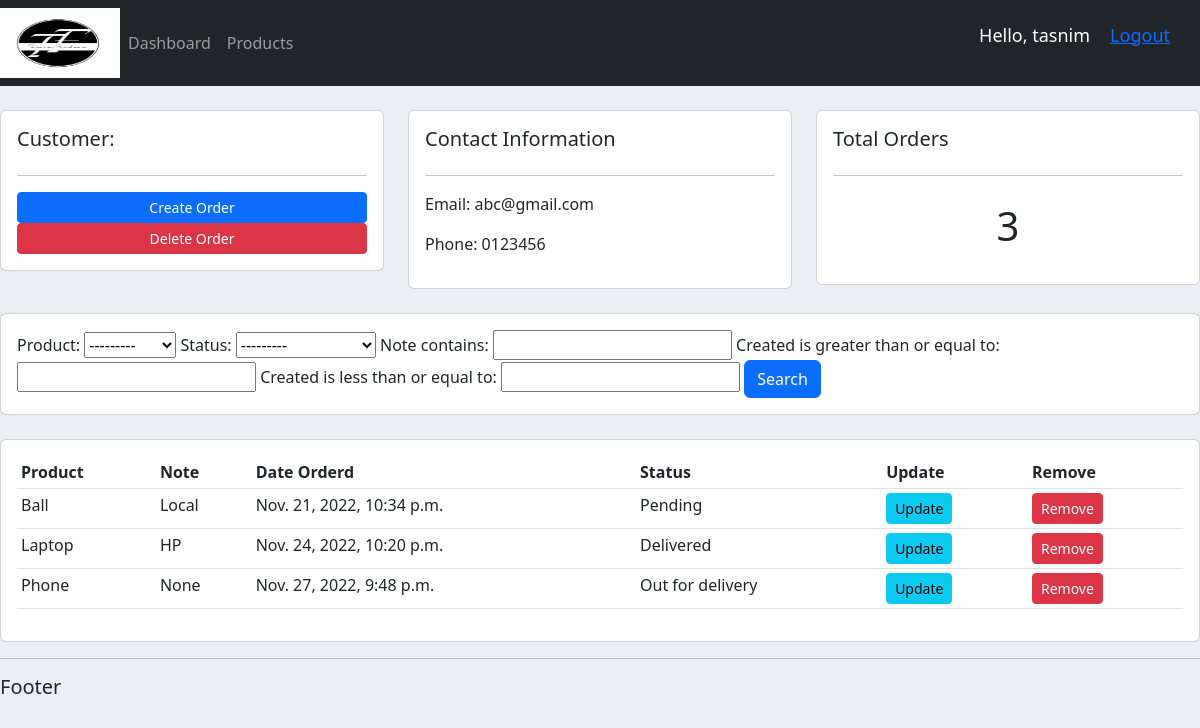
Screenshot of /customer/4/ (signed in) with the database file from the repository.
### accounts/models.py (models this page shows, shortened)
class Customer(models.Model):
    user = models.OneToOneField(User, null = True, blank = True, on_delete = models.CASCADE)
    name = models.CharField(max_length = 200, null = True)
    phone = models.CharField(max_length = 200, null = True)
    email = models.CharField(max_length = 200, null = True)
    profile_pic = models.ImageField(default = 'profile_pic.png', null = True, blank = True)
    created = models.DateTimeField(auto_now_add = True, null = True)

class Order(models.Model):
    STATUS =    (
                ('Pending', 'Pending'),
                ('Out for delivery', 'Out for delivery'),
                ('Delivered', 'Delivered'),
                )
    customer = models.ForeignKey(Customer, null = True, on_delete = models.SET_NULL)
    product = models.ForeignKey(Product, null = True, on_delete = models.SET_NULL)
    status = models.CharField(max_length = 200, null = True, choices = STATUS)
    created = models.DateTimeField(auto_now_add = True, null = True)
    note = models.CharField(max_length = 1000, null = True)

class Product(models.Model):
    CATEGORY =  (
                ('In-door', 'In-door'),
                ('Out-door', 'Out-door')
                )
    name = models.CharField(max_length = 200, null = True)
    price = models.FloatField(null = True)
    category = models.CharField(max_length = 200, null = True, choices = CATEGORY)
    description = models.CharField(max_length = 200, null = True, blank = True)
    created = models.DateTimeField(auto_now_add = True, null = True)
    tags = models.ManyToManyField(Tag)
    def __str__(self):
        return self.name

### accounts/decorators.py (the view)
        def wrapper_func(request, *args, **kwargs):
            group = None
            if request.user.groups.exists():
                group = request.user.groups.all()[0].name
            if group in allowed_roles:
                return view_func(request, *args, **kwargs)
            else:
                return HttpResponse('You are not authorized to view this page.')

### accounts/views.py (called while the page is built)
@login_required(login_url = 'login')
@allowed_users(allowed_roles = ['admin'])
def customer(request,customer_id):
    customer = Customer.objects.get(id = customer_id)
    orders = customer.order_set.all()
    order_count = orders.count()
    myFilter = OrderFilter(request.GET, queryset = orders)
    orders = myFilter.qs
    context = {'customer':customer,'orders':orders,'order_count':order_count, 'myFilter':myFilter}
    return render(request, 'accounts/customer.html',context)

### accounts/templates/accounts/customer.html
{% extends 'accounts/main.html' %}
{% block content %}
<br>
<div class="row">
	<div class="col-md">
		<div class="card card-body">
			<h5>Customer:</h5>
			<hr>
			<a class="btn btn-primary btn-sm btn-block" href="{% url 'create_order' customer.id %}">Create Order</a>
			<a class="btn btn-sm btn-danger btn-block" href="">Delete Order</a>
		</div>
	</div>
	<div class="col-md">
		<div class="card card-body">
			<h5>Contact Information</h5>
			<hr>
			<p>Email: {{customer.email}}</p>
			<p>Phone: {{customer.phone}}</p>
		</div>
	</div>
	<div class="col-md">
		<div class="card card-body">
			<h5>Total Orders</h5>
			<hr>
			<h1 style="text-align: center;padding: 10px">{{order_count}}</h1>
		</div>
	</div>
</div>
<br>
<div class="row">
	<div class="col">
		<div class="card card-body">
			<form method="get">
				{{myFilter.form}}
		    <button class="btn btn-primary" type="submit">Search</button>
		  </form>
		</div>
	</div>
</div>
<br>
<div class="row">
	<div class="col-md">
		<div class="card card-body">
			<table class="table table-sm">
				<tr>
					<th>Product</th>
					<th>Note</th>
					<th>Date Orderd</th>
					<th>Status</th>
					<th>Update</th>
					<th>Remove</th>
				</tr>
				{% for order in orders %}
					<tr>
						<td>{{order.product}}</td>
						<td>{{order.note}}</td>
						<td>{{order.created}}</td>
						<td>{{order.status}}</td>
						<td><a class="btn btn-primary btn-sm btn-info" href="{% url 'update_order' order.id %}">Update</a></td>
                        <td><a class="btn btn-primary btn-sm btn-danger" href="{% url 'delete_order' order.id %}">Remove</a></td>
					</tr>
				{% endfor %}
			</table>
		</div>
	</div>
</div>
{% endblock %}

### accounts/templates/accounts/navbar.html (shortened to what this page needs)
{% load static %}
<nav class="navbar navbar-expand-lg navbar-dark bg-dark">
    <img id="logo" src="{% static '/images/logo.png' %}" alt="">
    <div class="collapse navbar-collapse" id="navbarNav">
      <ul class="navbar-nav">
        {% if request.user.is_staff %}
        <li class="nav-item active">
          <a class="nav-link" href="{% url 'home' %}">Dashboard</a>
        </li>
        <li class="nav-item">
          <a class="nav-link" href="{% url 'products' %}">Products</a>
        </li>
        {% else %}
        <li class="nav-item">
          <a class="nav-link" href="{% url 'account' %}">Profile</a>
        </li>
        {% endif %}
      </ul>
    </div>
    <div class = "hello-msg">
      <p >Hello, {{request.user}}</p>
      <a href = "{% url 'logout' %}">Logout</a>
    </div>
</nav>

### static/css/main.css (style rules this page uses)
#logo { width: 120px; height: 70px; }
body { background-color: #ebeff5; }

### accounts/templates/accounts/navbar.html (style rules this page uses)
.hello-msg { font-size: 18px; color: #fff; margin-right: 30px; display: flex; }
.hello-msg p { margin-right: 20px;; }

### rows the page displays
Customer: email "abc@gmail.com", phone "0123456"
Order: product "Ball", note "Local", created "Nov. 21, 2022, 10:34 p.m.", status "Pending"
Order: product "Laptop", note "HP", created "Nov. 24, 2022, 10:20 p.m.", status "Delivered"
Order: product "Phone", note "None", created "Nov. 27, 2022, 9:48 p.m.", status "Out for delivery"

### other values shown
{{ request.user }} "tasnim"
{{ order_count }} "3"
